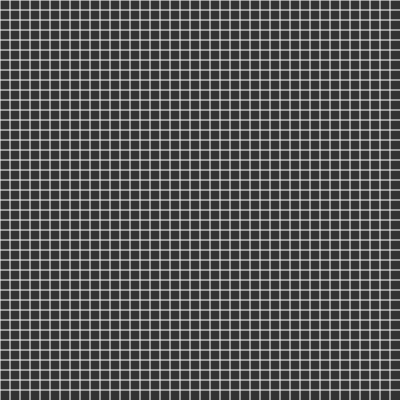
Frame 1 (no input)
Frame 60 (no input): identical to frame 1, image omitted
Frame 120 (the mouse pressed at the canvas centre since frame 60): identical to frame 1, image omitted

The p5.js sketch that drew this single still picture (run headless with seeded random() and noise() and a simulated clock; from frame 60 on, the mouse is pressed at the canvas centre):

// p5.js sketch
// ── sketch.js

/*
ITERATION
Jeff Thompson | 2016/20 | jeffreythompson.org

Iteration is a very important programming idea – it 
offers a structure to repeat lines of code. This can 
be purely functional (like going through every item 
in a list) or draw repeated shapes across the screen 
(like a grid).

The two main ways we can iterate are "while" loops 
and "for" loops. Each are described below, though 
you'll probably see for-loops much more often.

CHALLENGES:
1. Can you create a variable for the line-spacing
   below and use it in the for-loop code?
2. Can you use a for loop to draw concentric circles,
   coming out from the center and getting larger
   and larger?
3. Can you make every 10th line a different color? 
   (Hint: look at the "modulus" operator)

*/


function setup() {
    createCanvas(400, 400);

    // WHILE-LOOP
    // the "while" loop is an older form, dating
    // to some of the earliest computer programs
    // it's not so common now, but the syntax is
    // simple to understand: starting from an initial
    // value, any code inside the while-loop gets
    // executed over-and-over until a condition is met

    // this while-loop counts from 10 to 0, printing
    // the nubmers as it goes
    let count = 10;         // an initial value
    while (count >= 0) {    // runs until condition is met
        console.log(count); // do something
        count -= 1;         // update the variable*
    }

    // * NOTE! if you don't update the "count" variable,
    // your program gets stuck forever!

    // FOR-LOOP
    // the "for" loop is a little harder to understand,
    // but is a foundational structure in programming that
    // you'll need to use all the time
    // it combines the elements of the while-loop (initial
    // value, condition, update) in a single line

    // this for-loop counts from 0 to 9, printing the
    // numbers
    for (let i=0; i<10; i++) {
        console.log(i);
    }

    // a few new things here:
    // we create the variable INSIDE the loop statement!
    // i++ means "add one to the value of i"
}


function draw() {
    background(50);

    // printing numbers is pretty boring: more practical
    // is using for-loops to draw repeated shapes!

    // first, draw vertical lines across the screen
    stroke(255);
    for (let x=0; x<width; x+=10) {
        line(x,0, x,height);
    }

    // then horizontal ones too
    for (let y=0; y<height; y+=10) {
        line(0,y, width,y);
    }

    // we *could* do the same thing with individual
    // line() commands and preset coordinates, but
    // that's hard to update (what if we want 11px
    // spacing instead?) plus, this way saves us
    // 80 lines of code!
}
